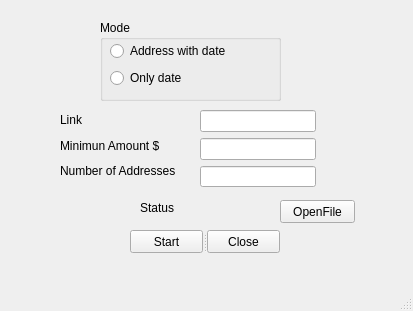
<?xml version="1.0" encoding="UTF-8"?>
<ui version="4.0">
 <class>MainWindow</class>
 <widget class="QMainWindow" name="MainWindow">
  <property name="enabled">
   <bool>true</bool>
  </property>
  <property name="geometry">
   <rect>
    <x>0</x>
    <y>0</y>
    <width>413</width>
    <height>311</height>
   </rect>
  </property>
  <property name="mouseTracking">
   <bool>false</bool>
  </property>
  <property name="windowTitle">
   <string>Ethereum Address Manager</string>
  </property>
  <widget class="QWidget" name="centralwidget">
   <widget class="QLabel" name="lbl_status">
    <property name="geometry">
     <rect>
      <x>140</x>
      <y>200</y>
      <width>101</width>
      <height>16</height>
     </rect>
    </property>
    <property name="text">
     <string>Status</string>
    </property>
   </widget>
   <widget class="QSplitter" name="splitter">
    <property name="geometry">
     <rect>
      <x>130</x>
      <y>230</y>
      <width>150</width>
      <height>23</height>
     </rect>
    </property>
    <property name="orientation">
     <enum>Qt::Horizontal</enum>
    </property>
    <widget class="QPushButton" name="btn_Start">
     <property name="text">
      <string>Start</string>
     </property>
    </widget>
    <widget class="QPushButton" name="btn_Close">
     <property name="text">
      <string>Close</string>
     </property>
    </widget>
   </widget>
   <widget class="QWidget" name="layoutWidget">
    <property name="geometry">
     <rect>
      <x>200</x>
      <y>110</y>
      <width>116</width>
      <height>77</height>
     </rect>
    </property>
    <layout class="QVBoxLayout" name="verticalLayout">
     <item>
      <widget class="QLineEdit" name="txt_link"/>
     </item>
     <item>
      <widget class="QLineEdit" name="txt_min_amount"/>
     </item>
     <item>
      <widget class="QLineEdit" name="txt_num_addresses"/>
     </item>
    </layout>
   </widget>
   <widget class="QWidget" name="layoutWidget">
    <property name="geometry">
     <rect>
      <x>60</x>
      <y>110</y>
      <width>131</width>
      <height>71</height>
     </rect>
    </property>
    <layout class="QVBoxLayout" name="verticalLayout_2">
     <item>
      <widget class="QLabel" name="label_1">
       <property name="text">
        <string>Link</string>
       </property>
      </widget>
     </item>
     <item>
      <widget class="QLabel" name="label_2">
       <property name="text">
        <string>Minimun Amount $</string>
       </property>
      </widget>
     </item>
     <item>
      <widget class="QLabel" name="label_3">
       <property name="text">
        <string>Number of Addresses</string>
       </property>
      </widget>
     </item>
    </layout>
   </widget>
   <widget class="QGroupBox" name="mode_box">
    <property name="geometry">
     <rect>
      <x>100</x>
      <y>20</y>
      <width>181</width>
      <height>81</height>
     </rect>
    </property>
    <property name="title">
     <string>Mode</string>
    </property>
    <widget class="QWidget" name="gridLayoutWidget">
     <property name="geometry">
      <rect>
       <x>10</x>
       <y>20</y>
       <width>160</width>
       <height>51</height>
      </rect>
     </property>
     <layout class="QGridLayout" name="gridLayout">
      <item row="2" column="0">
       <widget class="QRadioButton" name="only_date">
        <property name="text">
         <string>Only date</string>
        </property>
       </widget>
      </item>
      <item row="1" column="0">
       <widget class="QRadioButton" name="address_date">
        <property name="text">
         <string>Address with date</string>
        </property>
       </widget>
      </item>
     </layout>
    </widget>
   </widget>
   <widget class="QPushButton" name="btn_OpenFile">
    <property name="geometry">
     <rect>
      <x>280</x>
      <y>200</y>
      <width>75</width>
      <height>23</height>
     </rect>
    </property>
    <property name="text">
     <string>OpenFile</string>
    </property>
   </widget>
  </widget>
  <widget class="QMenuBar" name="menubar">
   <property name="geometry">
    <rect>
     <x>0</x>
     <y>0</y>
     <width>413</width>
     <height>22</height>
    </rect>
   </property>
  </widget>
  <widget class="QStatusBar" name="statusBar"/>
 </widget>
 <resources/>
 <connections/>
</ui>
